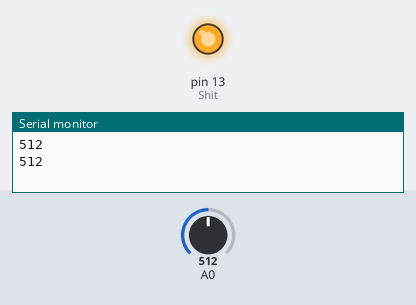
Recording of a sketch running on a simulated Arduino Uno, built with avr-gcc and run on an emulated ATmega328P. On the bench: output pins drawn as LEDs (lit = HIGH), the last lines printed to the serial monitor. Dashed ring = blinking. The inputs (shaded band) are chosen by the test bench; at power-on: A0 = 512.

Above: at 2.8 s.
2.9 s: A0 set to 492
At 4.1 s:
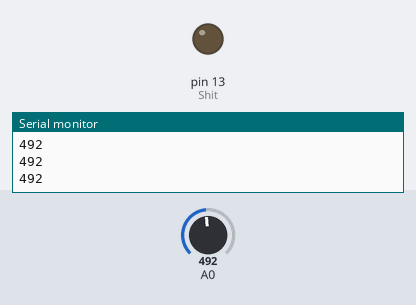
5.6 s: A0 set to 511
At 6.2 s:
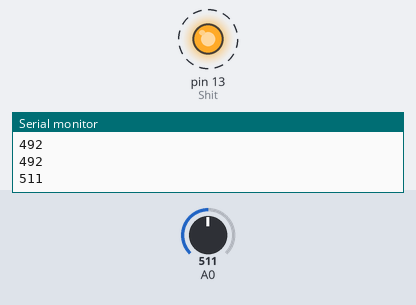
11.6 s: A0 set to 306
At 12.6 s:
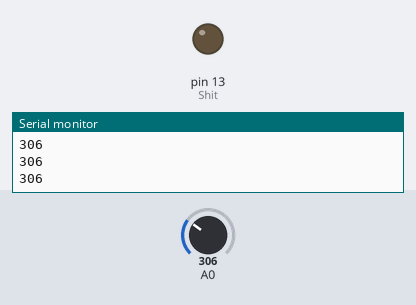
14.3 s: A0 set to 716
At 15.1 s:
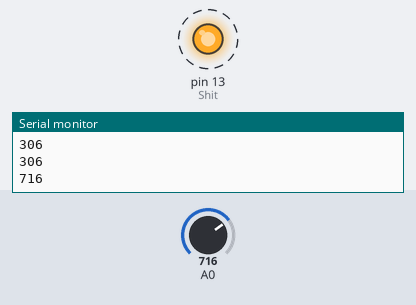
Timing chart, 0 to 21.3 s (numbered marks = the images above; inputs shaded):
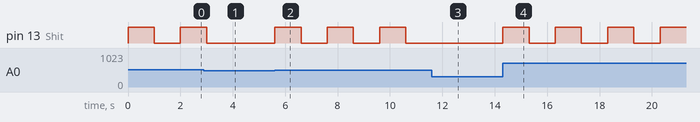

The sketch:

readpotblinklight.ino
```cpp
int Shit = 13;
int y = 500;
void setup() {
  // initialize serial communication at 9600 bits per second:
  Serial.begin(9600);
  pinMode(Shit, OUTPUT);
}
//loop:
// the loop routine runs over and over again forever:
void loop() {
  // read the input on analog pin 0:
  int sensorValue = analogRead(A0);
  // print out the value you read:
  Serial.println(sensorValue);
  delay(1);   // delay in between reads for stability

  if (sensorValue >= y)
        {digitalWrite(Shit, HIGH);   // sets the LED on
          delay(1000);                  // waits for a second
          digitalWrite(Shit, LOW);    // sets the LED off
          delay(1000);                  // waits for a second
        }
}
```

Measured:
- the behaviour switches between 500 and 499 on A0 (found by bisection; images 0 and 1)
- after the input at 2.9 s, pin 13 (Shit): goes on until 3.0 s, then stays LOW
- after the input at 5.6 s, pin 13 (Shit): alternates HIGH for 1.0 s and LOW for 1.0 s, starting at once
- after the input at 11.6 s, pin 13 (Shit): stays LOW (without the input it goes to HIGH after 0.01 s)
- after the input at 14.3 s, pin 13 (Shit): alternates HIGH for 1.0 s and LOW for 1.0 s, starting at once
